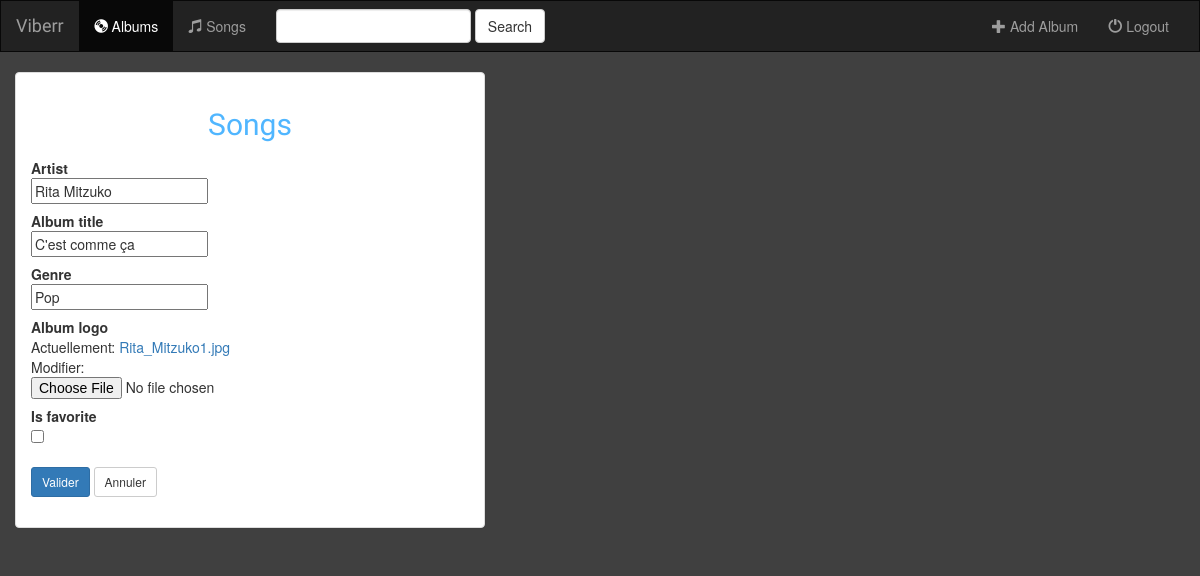
The app's page /music/album/31/, older data.
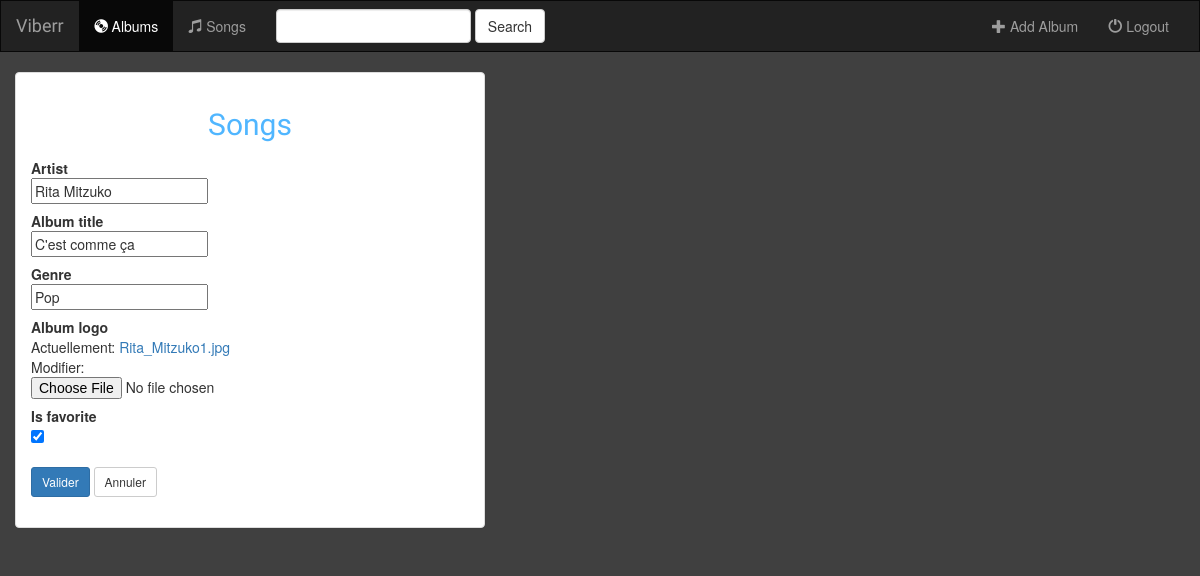
The same page, newer data.
### music/models.py (models this page shows, shortened)
class Album(models.Model):
    artist = models.CharField(max_length=250)
    album_title = models.CharField(max_length=500)
    genre = models.CharField(max_length=100)
    album_logo = models.FileField()
    is_favorite = models.BooleanField(default=False)

### music/views.py (the view)
# urls.py: url(r'album/(?P<pk>[0-9]+)/$', views.AlbumUpdate.as_view(), name='album-update'),
class AlbumUpdate(UpdateView):
    model = Album
    fields = ['artist', 'album_title','genre','album_logo', 'is_favorite']
    def get_context_data(self, **kwargs):
        context_data = super(AlbumUpdate, self).get_context_data(**kwargs)
        context_data['page_title'] = 'Songs'
        context_data['body_title'] = 'Songs'
        return context_data

### music/templates/music/album_form.html (shortened to what this page needs)
{%  extends 'music/base.html' %}
{% block body %}
<div class="container-fluid">
    <div class="row">
            <div class="col-sm-10 col-md-5">
                <div class="panel panel-default">
                    <div class="panel-body">
                        <h2 style="text-align: center; font-family: 'Satisfy', cursive; color:#50b6ff;">{{ body_title }}</h2>
                        <form class="form-horizontal" action="" method="post" enctype="multipart/form-data">
                            {%  include 'music/form-template.html' %}
                            <div class="form-group">
                                <div class="col-sm-10"><br>
                                    <button type="submit" class="btn btn-primary btn-sm" formnovalidate>Valider</button>
                                    <a href="{% url 'music:index' %}" class="btn btn-default btn-sm">Annuler</a>
                                </div>
                            </div>
                        </form>
                    </div>
                </div>
            </div>
    </div>
</div>
{% endblock %}

### music/templates/music/form-template.html (shortened to what this page needs)
{% for field in form %}
    {% if field.errors %}
        <div class="control-group error">
            <label class="control-label">{{ field.label }}</label>
            <div class="control-group error">{{ field }}
                <span class="text-danger small">*
                    {% for error in  field.errors %}{{ error }}{% endfor %}
                </span>
            </div>
        </div>
    {% else %}
        <div class="control-group">
            <label class="control-label">{{ field.label }}</label>
            <div class="controls">{{ field }}
            </div>
        </div>
    {% endif %}
{% endfor %}

Row changes from the older to the newer data that the page shows:
changed Album "Rita Mitzuko": is_favorite "☐" → "☑"
